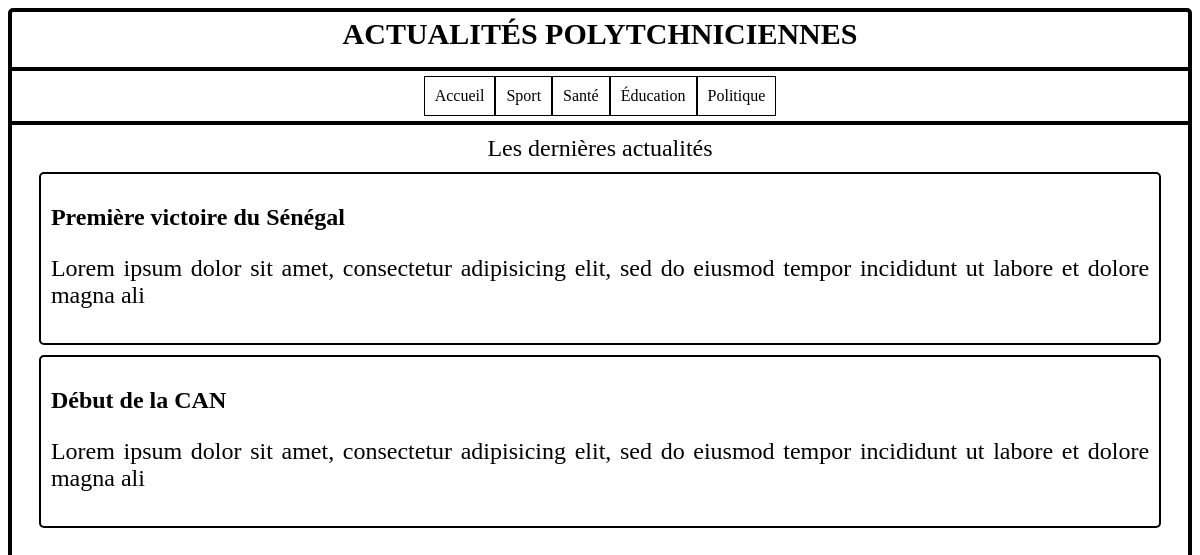
The page /index.php?pattern=Sport on the database its author committed.
### tables this page shows
CREATE TABLE Article(
	id int primary key auto_increment,
	titre varchar(255),
	contenu text,
	dateCreation datetime DEFAULT NOW(),
	dateModification datetime DEFAULT NOW(),
	categorie int
) ENGINE InnoDB DEFAULT;

### rules.php (called while the page is built, shortened)
<?php
function get_specify_articles($connexion, $type)
{
    $sql = "select * from Article a join Categorie c on a.categorie = c.id where libelle= '$type'";
    $result = mysqli_query($connexion, $sql);
    if (mysqli_num_rows($result) > 0) {
        $array_of_elements = [];
        while ($row = mysqli_fetch_assoc($result)) {
            $array_of_elements[] = $row;
        }
        return $array_of_elements;
    }
}
?>

### index.php (the view, shortened to what this page needs)
<?php
require 'rules.php';
if (isset($_GET['pattern'])) {
    $array_of_elements = get_specify_articles($connexion, $_GET['pattern']);
} elseif (isset($_GET['id'])) {
    $specific_article = get_specify_article($connexion, $_GET['id']);
} else {
    $array_of_elements = get_all_articles($connexion);
}
?>
<html lang="en">
  <head>
  </head>
  <body>
    <div class="container">
      <div class="first">Actualités Polytchniciennes</div>
      <div class="navbar">
        <div><a href="./index.php">Accueil</a></div>
        <div><a href="./index.php?pattern=Sport">Sport</a></div>
        <div><a href="./index.php?pattern=Santé">Santé</a></div>
        <div><a href="./index.php?pattern=Education">Éducation</a></div>
        <div><a href="./index.php?pattern=Politique">Politique</a></div>
      </div>
      <div class="info">
        <div id="solo">Les dernières actualités</div>
          <?php if ($array_of_elements !== null) {
              foreach ($array_of_elements as $element) {
                  $title = $element['titre'];
                  $contain = $element['contenu'];
                  $longueurMax = 120;
                  $debutTexte = substr($contain, 0, $longueurMax);
                  $id = $element['id'];
                  echo "<div class='element'>
                 <a href=\"./index.php?id=$id\">
                <h2>$title</h2>
                <p>$debutTexte</p>
                </a>
                </div>";
              }
          } ?>
      </div>
    </div>
  </body>
</html>

### index.php (style rules this page uses)
html, body { height: 99%; }
.container { min-height: 100%; border: 4px solid black; border-radius: 5px; }
.first { height: 50px; border-bottom: 4px solid black; text-align: center; text-transform: uppercase; font-size: 30px; font-weight: 900; padding-top: 5px; }
.navbar { display: flex; align-items: center; justify-content:center; border-bottom: 4px solid black; }
.navbar div { border: 1px solid black; margin-top: 5px; margin-bottom: 5px; padding: 10px; }
.navbar a { text-decoration: none; color: black; }
.info { position: relative; padding: 10px; }
#solo { text-align: center; font-size: x-large; }
.element { width: 95%; border: 2px solid black; border-radius: 5px; margin: 10px auto; text-align: justify; padding: 10px; }
.element a { text-decoration: none; color: black; }
p { font-size: x-large; }

### rows shown on the page
article: titre "Première victoire du Sénégal", contenu "Lorem ipsum dolor sit amet, consectetur adipisicing elit, sed do eiusmod tempor incididunt ut labore et dolore magna ali"
article: titre "Début de la CAN", contenu "Lorem ipsum dolor sit amet, consectetur adipisicing elit, sed do eiusmod tempor incididunt ut labore et dolore magna ali"
